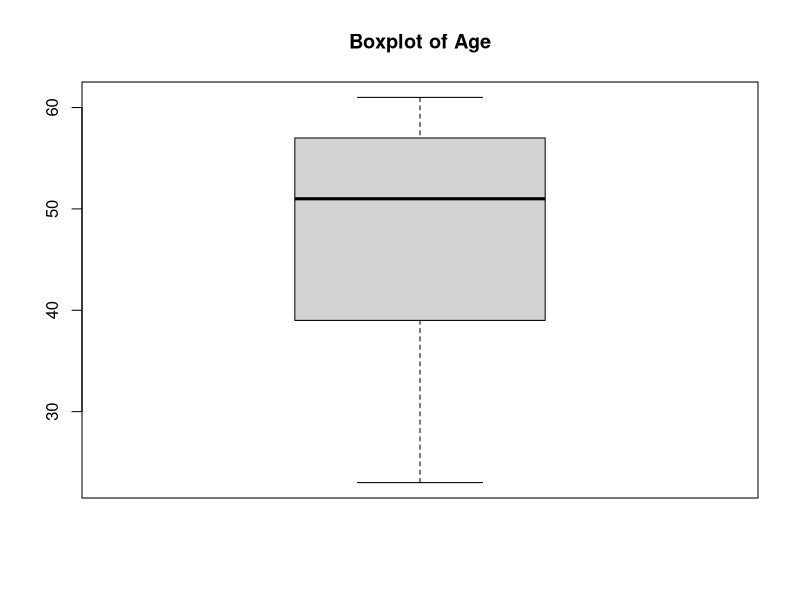
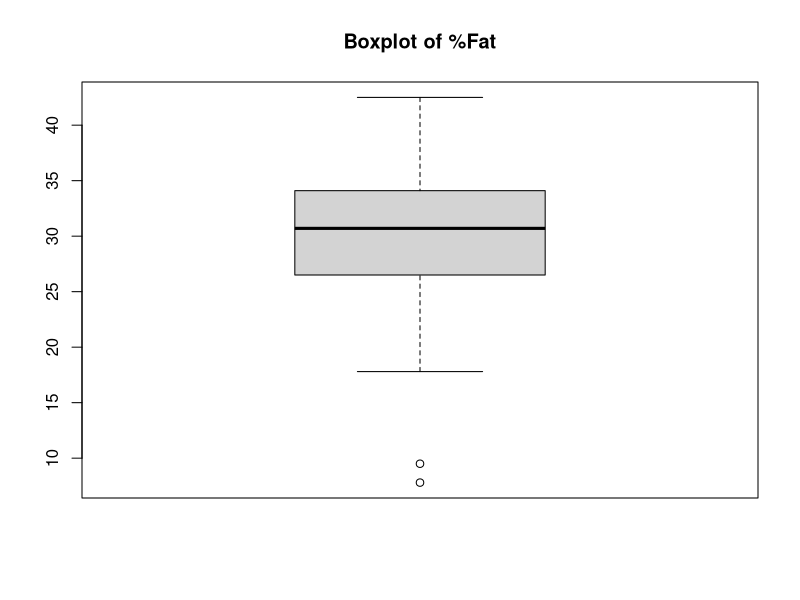
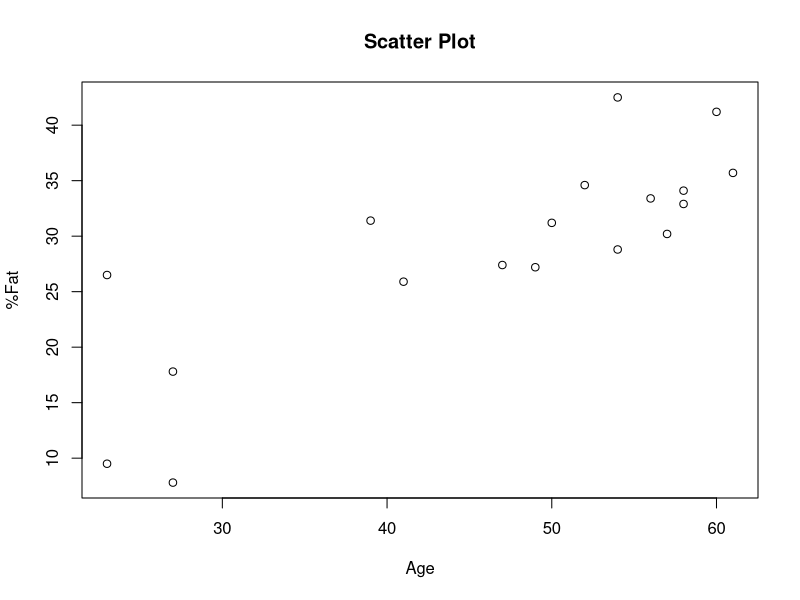
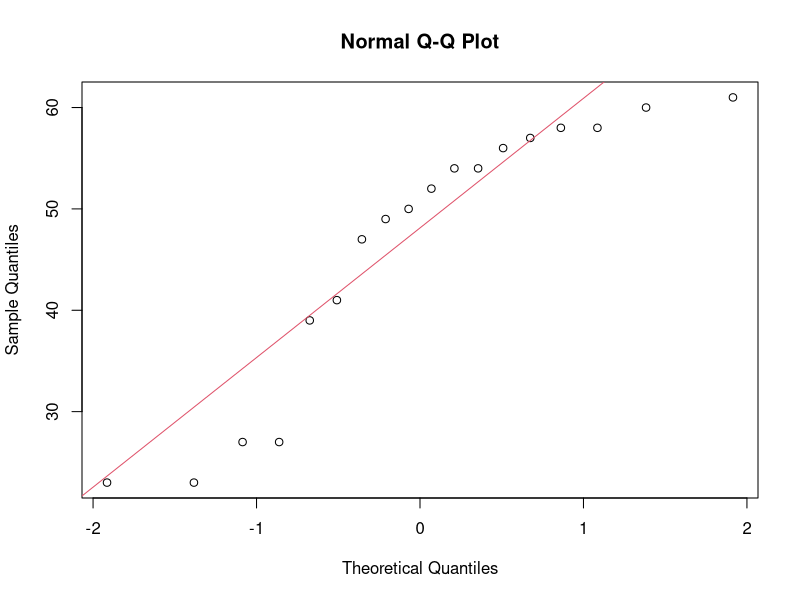
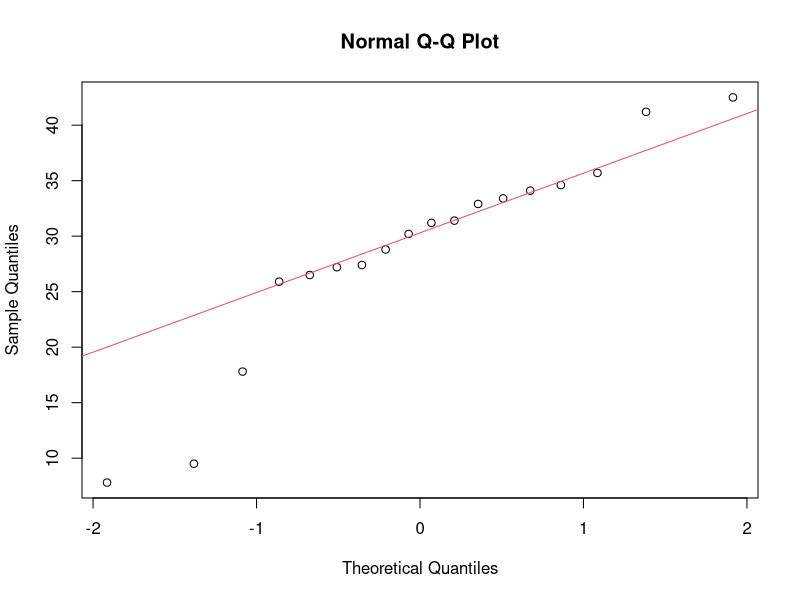

Reproduce these figures in R, in order.
age=c(23,23,27,27,39,41,47,49,50,52,54,54,56,57,58,58,60,61)
percent_fat=c(9.5,26.5,7.8,17.8,31.4,25.9,27.4,27.2,31.2,34.6,42.5,28.8,33.4,30.2,34.1,32.9,41.2,35.7)

# Create boxplot for age
boxplot(age, main="Boxplot of Age")

# Create boxplot for %fat
boxplot(percent_fat, main="Boxplot of %Fat")
# Create scatter plot
plot(age, percent_fat, main="Scatter Plot", xlab="Age", ylab="%Fat")

# Create Q-Q plot for age
qqnorm(age)
qqline(age, col = 2)

# Create Q-Q plot for %fat
qqnorm(percent_fat)
qqline(percent_fat, col = 2)
